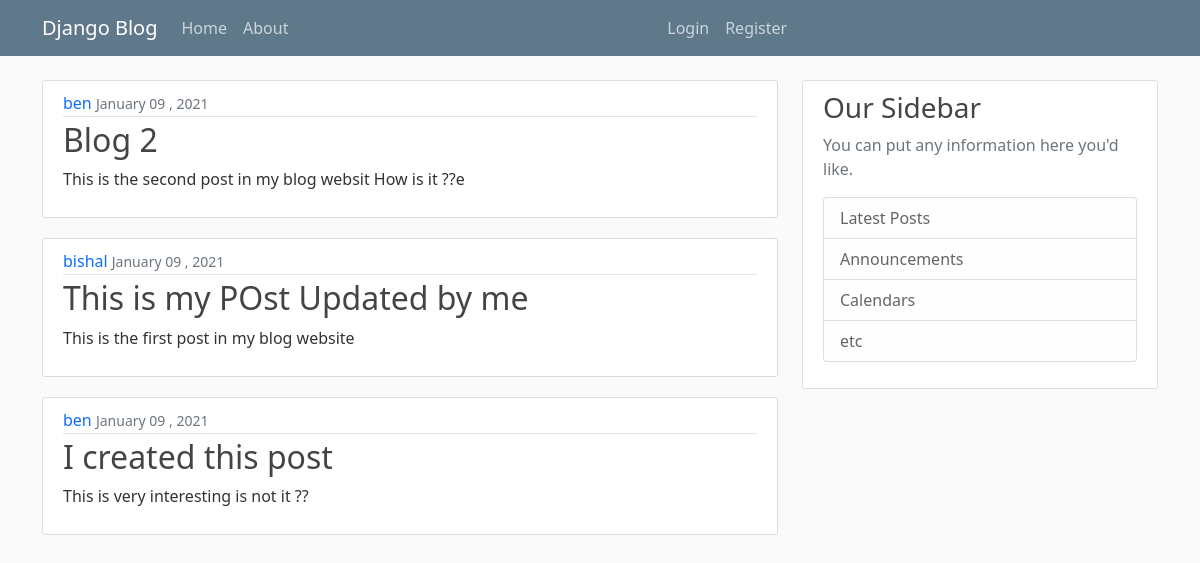
The page / on the database its author committed.
### blog/models.py (models this page shows, shortened)
class Post(models.Model):
    title = models.CharField(max_length=200)
    content = models.TextField()
    date_posted = models.DateTimeField(default=timezone.now)
    author = models.ForeignKey(User,on_delete=models.CASCADE)

### blog/views.py (the view)
# urls.py: path('', views.home,name='blog-home'),
def home(request):
    context = {
        'posts':Post.objects.all(),
    }
    return render(request,'blog/home.html',context)

### blog/templates/blog/home.html
{% extends 'blog/base.html' %} {% block content %} {% for post in posts %}
<article class="media content-section">
  <div class="media-body">
    <div class="article-metadata">
      <a class="mr-4" href="#" style="text-decoration: none"
        >{{ post.author }}</a
      >
      <small class="text-muted"> {{ post.date_posted|date:" F d , Y" }}</small>
    </div>
    <h2><a class="article-title" href="#">{{ post.title }}</a></h2>
    <p class="article-content">{{ post.content }}</p>
  </div>
</article>
{% endfor %} {% endblock content%}

### blog/templates/blog/base.html (shortened to what this page needs)
{%  load static %}
<!DOCTYPE html>
<html lang="en">
  <head>
    <link
      href="https://cdn.jsdelivr.net/npm/bootstrap@5.0.0-beta1/dist/css/bootstrap.min.css"
      rel="stylesheet"
    />
    <link rel="stylesheet" href="{% static 'blog/main.css' %}">
  </head>
  <body>
    <header class="site-header">
      <nav class="navbar navbar-expand-md navbar-dark bg-steel fixed-top">
        <div class="container">
          <a class="navbar-brand mr-4" href="{% url 'blog-home' %}">Django Blog</a>
          <div class="collapse navbar-collapse" id="navbarToggle">
            <div class="navbar-nav">
              <a class="nav-item nav-link" href="{% url 'blog-home' %}">Home</a>
              <a class="nav-item nav-link" href="{% url 'blog-about' %}">About</a>
            </div>
            <div class="navbar-nav mx-auto">
              {% if user.is_authenticated %}
              <a class="nav-item nav-link" href="{% url 'profile' %}">{{user.username}}</a>
              <a class="nav-item nav-link" href="{% url 'logout' %}">Logout</a>
              {% else %}
              <a class="nav-item nav-link" href="{% url 'login' %}">Login</a>
              <a class="nav-item nav-link" href="{% url 'register' %}">Register</a>
              {% endif %}
            </div>
          </div>
        </div>
      </nav>
    </header>
    <main role="main" class="container">
      <div class="row">
        <div class="col-md-8">
          {% block content %}{% endblock %}
        </div>
        <div class="col-md-4">
          <div class="content-section">
            <h3>Our Sidebar</h3>
            <p class='text-muted'>You can put any information here you'd like.
              <ul class="list-group">
                <li class="list-group-item list-group-item-light">Latest Posts</li>
                <li class="list-group-item list-group-item-light">Announcements</li>
                <li class="list-group-item list-group-item-light">Calendars</li>
                <li class="list-group-item list-group-item-light">etc</li>
              </ul>
            </p>
          </div>
        </div>
      </div>
    </main>
  </body>
</html>

### blog/static/blog/main.css (style rules this page uses)
body { background: #fafafa; color: #333333; margin-top: 5rem; }
h1, h2, h3, h4, h5, h6 { color: #444444; }
ul { margin: 0; }
.bg-steel { background-color: #5f788a; }
.site-header .navbar-nav .nav-link { color: #cbd5db; }
.content-section { background: #ffffff; padding: 10px 20px; border: 1px solid #dddddd; border-radius: 3px; margin-bottom: 20px; }
.article-title { color: #444444; text-decoration: none; }
.article-content { white-space: pre-line; }
.article-metadata { padding-bottom: 1px; margin-bottom: 4px; border-bottom: 1px solid #e3e3e3; }

### rows shown on the page
Post: author "ben", date_posted "January 09 , 2021", title "Blog 2", content "This is the second post in my blog websit How is it ??e"
Post: author "bishal", date_posted "January 09 , 2021", title "This is my POst Updated by me", content "This is the first post in my blog website"
Post: author "ben", date_posted "January 09 , 2021", title "I created this post", content "This is very interesting is not it ??"
